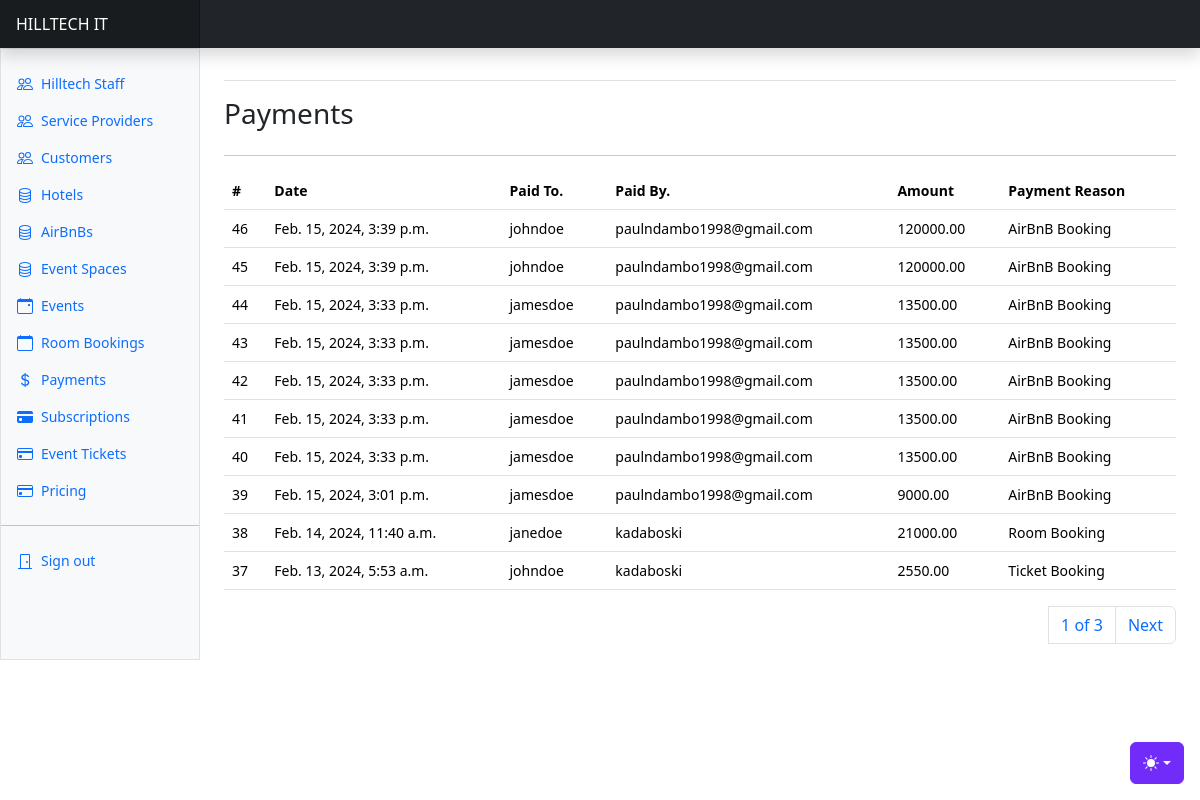
The app's page /payments/ (signed in), older data.
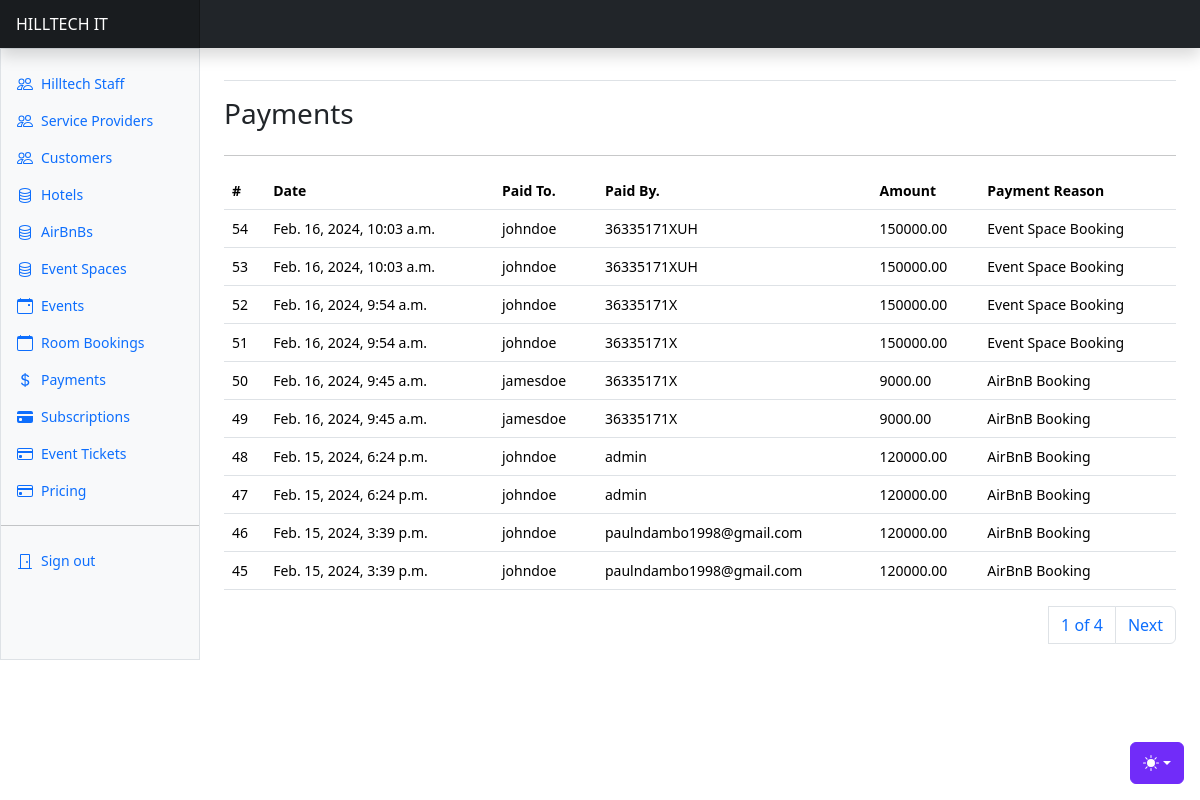
The same page, newer data.
### apps/payments/models.py (models this page shows, shortened)
class Payment(AbstractBaseModel):
    bnb_booking = models.ForeignKey("bookings.BnBBooking",
        related_name="bnbbookingpayments",
        on_delete=models.SET_NULL,
        null=True,
    )
    event_space_booking = models.ForeignKey("bookings.EventSpaceBooking",
        related_name="eventspacebookingpayments",
        on_delete=models.SET_NULL,
        null=True,
    )
    ticket = models.ForeignKey(
        "events.EventTicket",
        related_name="eventsticketspayments",
        on_delete=models.SET_NULL,
        null=True,
    )
    room = models.ForeignKey(
        "property.PropertyRoom",
        on_delete=models.SET_NULL,
        null=True,
        related_name="roombookingpayments",
    )
    room_booking = models.ForeignKey("bookings.RoomBooking", on_delete=models.SET_NULL, null=True)
    paid_by = models.ForeignKey(
        "users.User", on_delete=models.PROTECT, related_name="customerpayments"
    )
    paid_to = models.ForeignKey("users.User", on_delete=models.PROTECT, related_name="collections")
    payment_reason = models.CharField(max_length=255, choices=PAYMENT_REASON_CHOICES)
    amount = models.DecimalField(max_digits=100, decimal_places=2)
    payment_link = models.URLField(null=True)
    reference = models.CharField(max_length=255, null=True)
    transaction_id = models.CharField(max_length=255, null=True)

### apps/users/models.py (models this page shows, shortened)
class User(AbstractUser, AbstractBaseModel):
    role = models.CharField(choices=ROLE_CHOICES, max_length=32, null=True)
    phone_number = models.CharField(max_length=255, null=True)
    id_number = models.CharField(max_length=255, null=True)
    gender = models.CharField(max_length=255, null=True, choices=GENDER_CHOICES)
    date_of_birth = models.DateField(null=True)
    city = models.CharField(max_length=255, null=True)
    country = models.CharField(max_length=255, null=True)
    address = models.CharField(max_length=255, null=True)
    token = models.CharField(null=True, max_length=255)
    token_expiration_date = models.DateTimeField(null=True)
    activation_date = models.DateTimeField(null=True)
    position = models.CharField(
        max_length=255, choices=STAFF_POSITION_CHOICES, null=True
    )
    address = models.CharField(max_length=255, null=True)
    business_address = models.CharField(max_length=255, null=True)
    city = models.CharField(max_length=255, null=True)
    business_city = models.CharField(max_length=255, null=True)
    country = models.CharField(max_length=255, null=True)
    business_country = models.CharField(max_length=255, null=True)
    business_name = models.CharField(max_length=255, null=True)
    business_number = models.CharField(max_length=255, null=True)
    business_email = models.EmailField(null=True)
    business_phone = models.CharField(max_length=255, null=True)
    def __str__(self):
        return self.username

### apps/payments/views.py (the view)
# urls.py: path("payments/", include("apps.payments.urls")),
@login_required(login_url="/users/user-login/")
def payments(request):
    user = request.user
    payments = Payment.objects.all().order_by("-created")
    if not user.is_superuser:
        payments = Payment.objects.filter(paid_to=user)
    paginator = Paginator(payments, 10)
    page_number = request.GET.get("page")
    page_obj = paginator.get_page(page_number)
    context = {"payments": payments, "page_obj": page_obj}
    return render(request, "payments/payments.html", context)

### templates/payments/payments.html (shortened to what this page needs)
{% extends "base.html" %}
{% block content %}
<div class="row">
    <div class="col">
        <h3>Payments</h3>
    </div>
</div>
<hr/>
      <div class="table-responsive small">
        <table class="table">
          <thead>
            <tr>
              <th scope="col">#</th>
              <th scope="col">Date</th>
              <th scope="col">Paid To.</th>
              <th scope="col">Paid By.</th>
              <th scope="col">Amount</th>
              <th scope="col">Payment Reason</th>
            </tr>
          </thead>
          <tbody>
            {% for payment in page_obj %}
            <tr>
              <td>{{payment.id}}</td>
              <td>{{payment.created}}</td>
              <td>{{payment.paid_to}}</td>
              <td>{{payment.paid_by}}</td>
              <td>{{payment.amount}}</td>
              <td>{{payment.payment_reason}}</td>
            </tr>
            {% endfor %}
          </tbody>
        </table>
        <div>
          <nav aria-label="Page navigation example">
            <ul class="pagination justify-content-end">
              <a class="page-link" href="#">{{ page_obj.number }} of {{ page_obj.paginator.num_pages }}</a>
              {% if page_obj.has_next %}
              <li class="page-item"><a class="page-link" href="?page={{ page_obj.next_page_number }}">Next</a></li>
              {% endif %}
            </ul>
          </nav>
        </div>
      </div>
{% endblock content %}

Row changes from the older to the newer data that the page shows:
no longer on this page (row unchanged): Payment: id "44", created "Feb. 15, 2024, 3:33 p.m.", paid_to "jamesdoe", paid_by "paulndambo1998@gmail.com", amount "13500.00", payment_reason "AirBnB Booking"
no longer on this page (row unchanged): Payment: id "43", created "Feb. 15, 2024, 3:33 p.m.", paid_to "jamesdoe", paid_by "paulndambo1998@gmail.com", amount "13500.00", payment_reason "AirBnB Booking"
no longer on this page (row unchanged): Payment: id "42", created "Feb. 15, 2024, 3:33 p.m.", paid_to "jamesdoe", paid_by "paulndambo1998@gmail.com", amount "13500.00", payment_reason "AirBnB Booking"
no longer on this page (row unchanged): Payment: id "41", created "Feb. 15, 2024, 3:33 p.m.", paid_to "jamesdoe", paid_by "paulndambo1998@gmail.com", amount "13500.00", payment_reason "AirBnB Booking"
no longer on this page (row unchanged): Payment: id "40", created "Feb. 15, 2024, 3:33 p.m.", paid_to "jamesdoe", paid_by "paulndambo1998@gmail.com", amount "13500.00", payment_reason "AirBnB Booking"
no longer on this page (row unchanged): Payment: id "39", created "Feb. 15, 2024, 3:01 p.m.", paid_to "jamesdoe", paid_by "paulndambo1998@gmail.com", amount "9000.00", payment_reason "AirBnB Booking"
no longer on this page (row unchanged): Payment: id "38", created "Feb. 14, 2024, 11:40 a.m.", paid_to "janedoe", paid_by "kadaboski", amount "21000.00", payment_reason "Room Booking"
no longer on this page (row unchanged): Payment: id "37", created "Feb. 13, 2024, 5:53 a.m.", paid_to "johndoe", paid_by "kadaboski", amount "2550.00", payment_reason "Ticket Booking"
added Payment: id "54", created "Feb. 16, 2024, 10:03 a.m.", paid_to "johndoe", paid_by "36335171XUH", amount "150000.00", payment_reason "Event Space Booking"
added Payment: id "53", created "Feb. 16, 2024, 10:03 a.m.", paid_to "johndoe", paid_by "36335171XUH", amount "150000.00", payment_reason "Event Space Booking"
added Payment: id "52", created "Feb. 16, 2024, 9:54 a.m.", paid_to "johndoe", paid_by "36335171X", amount "150000.00", payment_reason "Event Space Booking"
added Payment: id "51", created "Feb. 16, 2024, 9:54 a.m.", paid_to "johndoe", paid_by "36335171X", amount "150000.00", payment_reason "Event Space Booking"
added Payment: id "50", created "Feb. 16, 2024, 9:45 a.m.", paid_to "jamesdoe", paid_by "36335171X", amount "9000.00", payment_reason "AirBnB Booking"
added Payment: id "49", created "Feb. 16, 2024, 9:45 a.m.", paid_to "jamesdoe", paid_by "36335171X", amount "9000.00", payment_reason "AirBnB Booking"
added Payment: id "48", created "Feb. 15, 2024, 6:24 p.m.", paid_to "johndoe", paid_by "admin", amount "120000.00", payment_reason "AirBnB Booking"
added Payment: id "47", created "Feb. 15, 2024, 6:24 p.m.", paid_to "johndoe", paid_by "admin", amount "120000.00", payment_reason "AirBnB Booking"
Text that changed along with them:
{{ page_obj.paginator.num_pages }}: "3" → "4"
